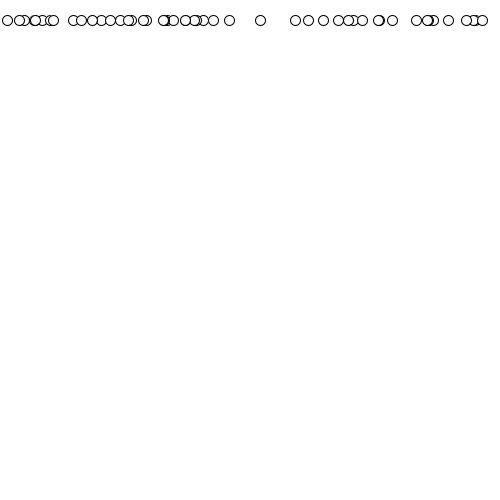
Frame 1 (no input)
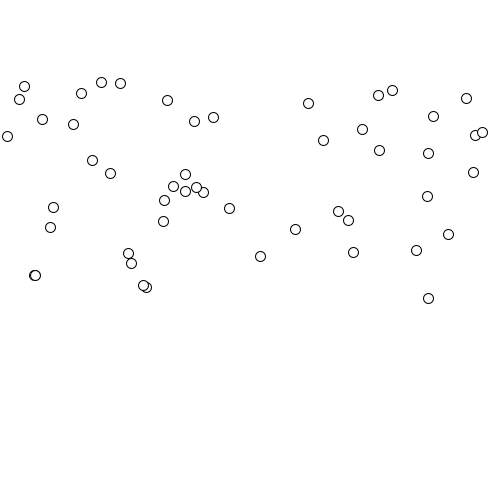
Frame 60 (the mouse pressed at the canvas centre just before this capture)
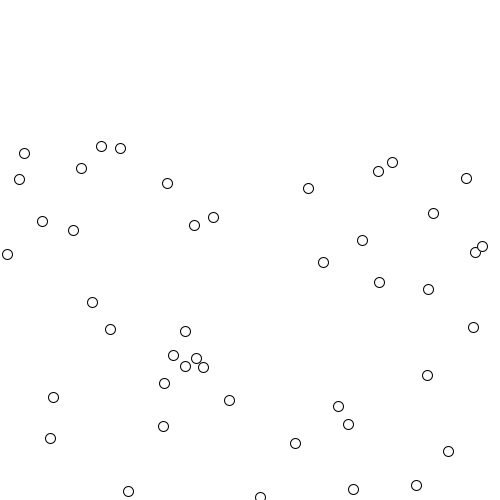
Frame 120 (the mouse held since frame 60 and released just before this capture)

The Processing sketch that drew these frames (run headless with seeded random() and noise(); from frame 60 on, the mouse is pressed at the canvas centre):

// Processing sketch: falling_balls_demo
// ── falling_balls_demo.pde
class Circle {
  int x;
  float y;
  float speed;
}


final int numCircles = 50;

Circle[] circles = new Circle[numCircles];

final int initialY = 20;

void setup()
{
  size(500,500);
  int circleNum = 0;
  while (circleNum < numCircles)
  {
   circles[circleNum] = new Circle();
   circles[circleNum].x = (int)random(width);
   circles[circleNum].y = initialY;
   circles[circleNum].speed = random(1,5);
 
   circleNum++;
  }
}

void draw()
{
  background(255);
 
  int circleNum = 0;
  while (circleNum < numCircles)
  {
   ellipse(circles[circleNum].x, circles[circleNum].y, 10, 10);
   circles[circleNum].y += circles[circleNum].speed;
   circleNum++;
  }
}
